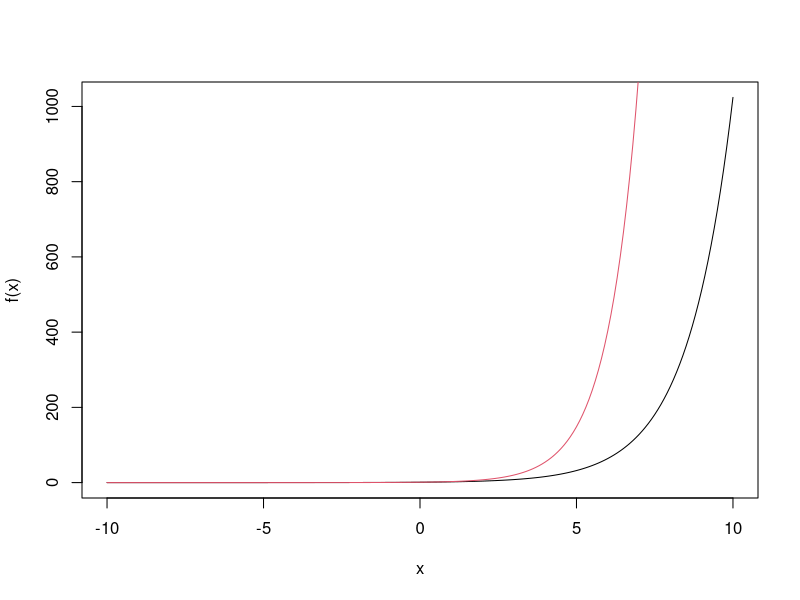

Write the R code that produced this figure.
?log()

log(17,2)
log2(17)
log(17)
log(17,10)
log10(17)

x <- seq(-10,10,0.1)
f <- function(x){2^x}
plot(x,f(x),type='l')
lines(x,exp(x),col=2)

exp(1)

log(2)
exp(log(2))
